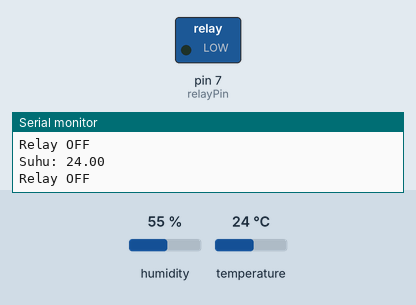
A sketch run on a simulated Arduino Uno, built with avr-gcc and run on an emulated ATmega328P. On the bench: switched loads named in the sketch (green lamp = pin HIGH), the last lines printed to the serial monitor. The test bench sets the inputs (shaded band); at power-on: temperature 24 °C, humidity 55 %.

Above: at 2.8 s.
2.9 s: temperature set to 30 °C
5.6 s: temperature set to 33 °C
At 7.5 s:
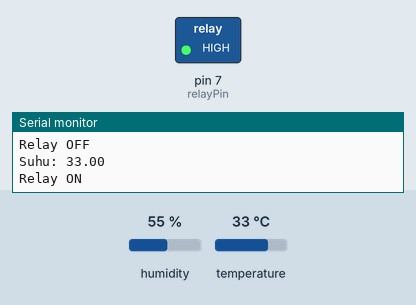
8.3 s: temperature set to 12 °C
At 11.1 s:
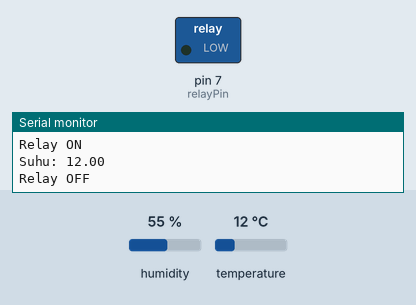
11.6 s: temperature set to 41 °C
At 13.5 s:
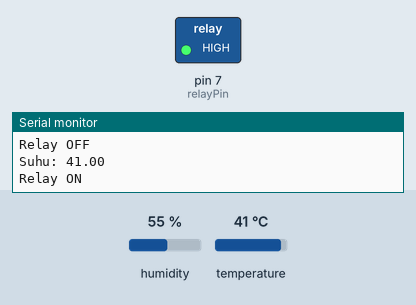
Timing chart, 0 to 15.0 s (numbered marks = the images above; inputs shaded):
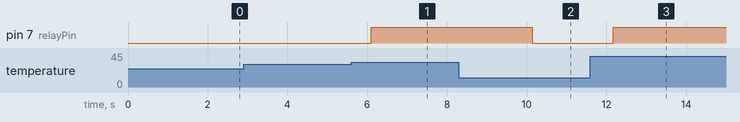

The sketch:

dht11-kipas0001.ino
```cpp
#include <DHT.h>

#define DHTPIN 2      // Pin tempelkan sensor DHT11 di pin 2
#define DHTTYPE DHT11 // Jenis sensor DHT

DHT dht(DHTPIN, DHTTYPE);

int relayPin = 7;   // Pin tempelkan relay di pin 7

void setup() {
  Serial.begin(9600);
  dht.begin();
  pinMode(relayPin, OUTPUT);
}

void loop() {
  // Membaca suhu dari sensor DHT11
  float temperature = dht.readTemperature();

  if (isnan(temperature)) {
    Serial.println("Gagal membaca data dari sensor DHT!");
    return;
  }

  Serial.print("Suhu: ");
  Serial.println(temperature);

  if (temperature > 31.0) {
    digitalWrite(relayPin, HIGH); // Mengaktifkan relay
    Serial.println("Relay ON");
  } else {
    digitalWrite(relayPin, LOW);  // Mematikan relay
    Serial.println("Relay OFF");
  }

  delay(2000); // Menggunakan delay agar pembacaan suhu tidak terlalu cepat
}
```

Measured:
- the behaviour switches between 31 and 32 °C on temperature (found by bisection; images 0 and 1)
- after the input at 5.6 s, pin 7 (relayPin): LOW → HIGH after 0.50 s
- after the input at 8.3 s, pin 7 (relayPin): HIGH → LOW after 1.8 s
- after the input at 11.6 s, pin 7 (relayPin): LOW → HIGH after 0.57 s
